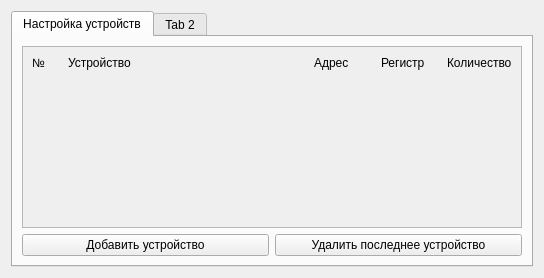
<?xml version="1.0" encoding="UTF-8"?>
<ui version="4.0">
 <class>SettingsModbus</class>
 <widget class="QWidget" name="SettingsModbus">
  <property name="geometry">
   <rect>
    <x>0</x>
    <y>0</y>
    <width>542</width>
    <height>278</height>
   </rect>
  </property>
  <property name="windowTitle">
   <string>Form</string>
  </property>
  <layout class="QVBoxLayout" name="verticalLayout">
   <item>
    <widget class="QTabWidget" name="tabWidget_comport">
     <property name="currentIndex">
      <number>0</number>
     </property>
     <widget class="QWidget" name="tab">
      <attribute name="title">
       <string>Настройка устройств</string>
      </attribute>
      <layout class="QVBoxLayout" name="verticalLayout_2">
       <item>
        <widget class="QScrollArea" name="scrollArea">
         <property name="minimumSize">
          <size>
           <width>500</width>
           <height>0</height>
          </size>
         </property>
         <property name="widgetResizable">
          <bool>true</bool>
         </property>
         <widget class="QWidget" name="scrollAreaWidgetContents">
          <property name="geometry">
           <rect>
            <x>0</x>
            <y>0</y>
            <width>498</width>
            <height>179</height>
           </rect>
          </property>
          <layout class="QGridLayout" name="gridLayout_2">
           <item row="0" column="4">
            <widget class="QLabel" name="label_4">
             <property name="text">
              <string>Количество</string>
             </property>
            </widget>
           </item>
           <item row="0" column="3">
            <widget class="QLabel" name="label_3">
             <property name="text">
              <string>Регистр</string>
             </property>
            </widget>
           </item>
           <item row="0" column="2">
            <widget class="QLabel" name="label_2">
             <property name="text">
              <string>Адрес</string>
             </property>
            </widget>
           </item>
           <item row="1" column="1">
            <spacer name="verticalSpacer">
             <property name="orientation">
              <enum>Qt::Vertical</enum>
             </property>
             <property name="sizeHint" stdset="0">
              <size>
               <width>20</width>
               <height>40</height>
              </size>
             </property>
            </spacer>
           </item>
           <item row="0" column="0">
            <widget class="QLabel" name="label_5">
             <property name="maximumSize">
              <size>
               <width>30</width>
               <height>16777215</height>
              </size>
             </property>
             <property name="text">
              <string>№</string>
             </property>
            </widget>
           </item>
           <item row="0" column="1">
            <widget class="QLabel" name="label">
             <property name="minimumSize">
              <size>
               <width>240</width>
               <height>0</height>
              </size>
             </property>
             <property name="text">
              <string>Устройство</string>
             </property>
            </widget>
           </item>
          </layout>
         </widget>
        </widget>
       </item>
       <item>
        <layout class="QHBoxLayout" name="horizontalLayout">
         <item>
          <widget class="QPushButton" name="pushButton_addDevice">
           <property name="text">
            <string>Добавить устройство</string>
           </property>
          </widget>
         </item>
         <item>
          <widget class="QPushButton" name="pushButton_removeDevice">
           <property name="text">
            <string>Удалить последнее устройство</string>
           </property>
          </widget>
         </item>
        </layout>
       </item>
      </layout>
     </widget>
     <widget class="QWidget" name="tab_2">
      <attribute name="title">
       <string>Tab 2</string>
      </attribute>
     </widget>
    </widget>
   </item>
  </layout>
 </widget>
 <resources/>
 <connections/>
</ui>
